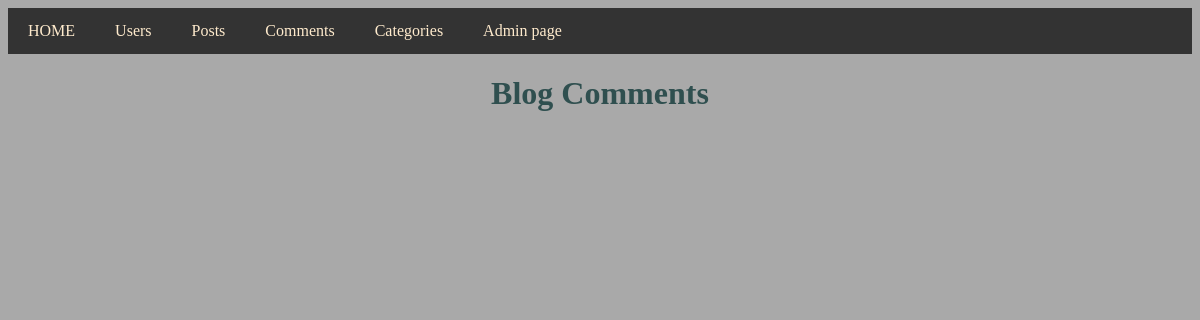
The app's page /comments/, older data.
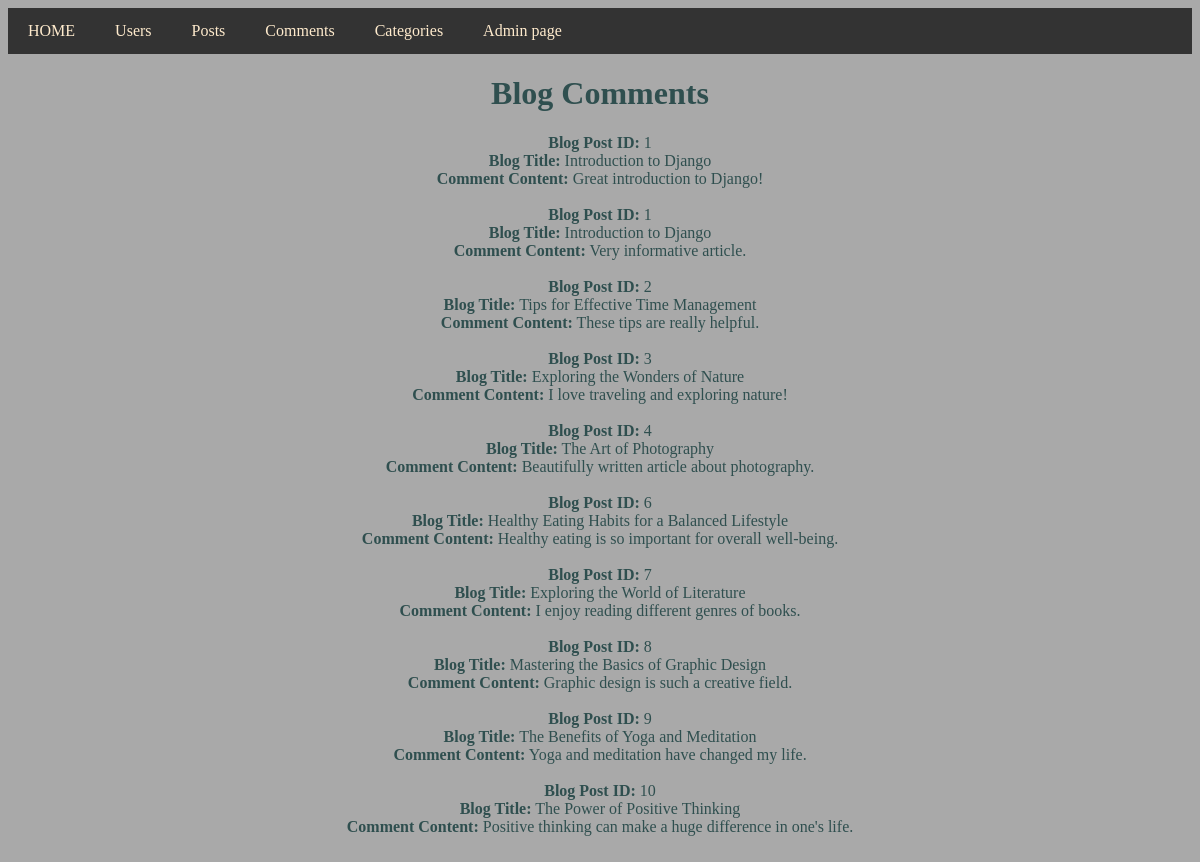
The same page, newer data.
### blog/models.py (models this page shows, shortened)
class Comment(models.Model):
    id = models.AutoField(primary_key=True)
    post = models.ForeignKey(PostTable, on_delete=models.CASCADE, related_name='comments')
    user = models.ForeignKey(UserTable, on_delete=models.CASCADE)
    content = models.TextField()
    date_posted = models.DateTimeField(null=True, blank=True)

class PostTable(models.Model):
    post_title = models.CharField(max_length=255, unique=True)
    post_content = models.TextField()
    post_category = models.ForeignKey(PostCategory, on_delete=models.CASCADE)
    post_publish_date = models.DateField()
    def __str__(self):
        return self.post_title

### blog/views.py (the view)
# urls.py: path('comments/',views.comments_fetch,name='comments'),
def comments_fetch(request):
    comments = Comment.objects.select_related('post').all()
    context = {
        'comments': comments,
    }
    return render(request, 'comments.html', context)

### blog/Templates/comments.html (shortened to what this page needs)
{% extends "master.html" %}
{% block content %}
<h1>Blog Comments</h1>
 {% for comment in comments %}
        <strong>Blog Post ID:</strong> {{ comment.post.id }}<br>
        <strong>Blog Title:</strong> {{ comment.post }}<br>
        <strong>Comment Content:</strong> {{ comment.content }}<br>
        <br>
    {% endfor %}
{% endblock %}

Row changes from the older to the newer data that the page shows:
added Comment: post.id "1", post "Introduction to Django", content "Great introduction to Django!"
added Comment: post.id "1", post "Introduction to Django", content "Very informative article."
added Comment: post.id "2", post "Tips for Effective Time Management", content "These tips are really helpful."
added Comment: post.id "3", post "Exploring the Wonders of Nature", content "I love traveling and exploring nature!"
added Comment: post.id "4", post "The Art of Photography", content "Beautifully written article about photography."
added Comment: post.id "6", post "Healthy Eating Habits for a Balanced Lifestyle", content "Healthy eating is so important for overall well-being."
added Comment: post.id "7", post "Exploring the World of Literature", content "I enjoy reading different genres of books."
added Comment: post.id "8", post "Mastering the Basics of Graphic Design", content "Graphic design is such a creative field."
added Comment: post.id "9", post "The Benefits of Yoga and Meditation", content "Yoga and meditation have changed my life."
added Comment: post.id "10", post "The Power of Positive Thinking", content "Positive thinking can make a huge difference in one's life."
